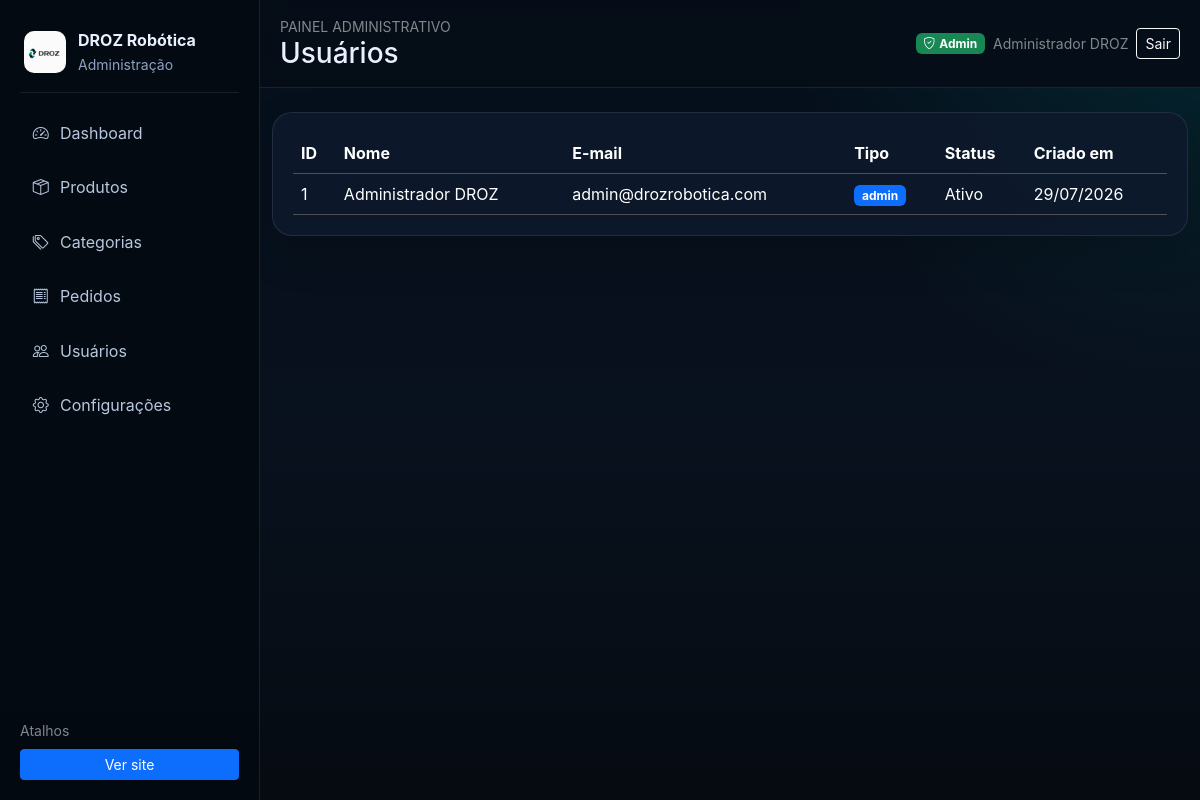
The app's page /admin/usuarios.php (signed in) with its own data.
### tables this page shows
CREATE TABLE usuarios (
    id_usuario INT AUTO_INCREMENT PRIMARY KEY,
    nome VARCHAR(120) NOT NULL,
    email VARCHAR(120) NOT NULL UNIQUE,
    senha VARCHAR(255) NOT NULL,
    tipo ENUM('cliente','admin') NOT NULL DEFAULT 'cliente',
    ativo BOOLEAN NOT NULL DEFAULT TRUE,
    data_criacao DATETIME NOT NULL DEFAULT CURRENT_TIMESTAMP,
    data_atualizacao DATETIME NOT NULL DEFAULT CURRENT_TIMESTAMP ON UPDATE CURRENT_TIMESTAMP
);

### includes/funcoes.php (called while the page is built, shortened)
<?php
if (!function_exists('e')) {
    function e($valor) {
        return htmlspecialchars(
            (string)$valor,
            ENT_QUOTES,
            'UTF-8'
        );
    }
}

### public/admin/usuarios.php (the view, shortened to what this page needs)
<?php
include __DIR__ . '/includes/header.php';
require_once __DIR__ . '/../../config/conexao.php';
$stmt = $pdo->query("SELECT id_usuario, nome, email, tipo, ativo, data_criacao FROM usuarios ORDER BY id_usuario DESC");
$usuarios = $stmt->fetchAll();
?>
<div class="dashboard-card"><div class="table-responsive"><table class="table table-dark align-middle mb-0"><thead><tr><th>ID</th><th>Nome</th><th>E-mail</th><th>Tipo</th><th>Status</th><th>Criado em</th></tr></thead><tbody>
<?php foreach ($usuarios as $usuario): ?><tr><td><?= (int)$usuario['id_usuario'] ?></td><td><?= e($usuario['nome']) ?></td><td><?= e($usuario['email']) ?></td><td><span class="badge <?= $usuario['tipo'] === 'admin' ? 'text-bg-primary' : 'text-bg-secondary' ?>"><?= e($usuario['tipo']) ?></span></td><td><?= $usuario['ativo'] ? 'Ativo' : 'Inativo' ?></td><td><?= e(date('d/m/Y', strtotime($usuario['data_criacao']))) ?></td></tr><?php endforeach; ?>
</tbody></table></div></div>
<?php include __DIR__ . '/includes/footer.php'; ?>

### public/assets/admin/admin.css (style rules this page uses)
:root { --admin-bg: #07111d; --admin-panel: rgba(13, 26, 43, .96); --admin-panel-2: #0f2034; --admin-border: rgba(255,255,255,.09); --admin-primary: #00a69c; --admin-primary-2: #00c7bb; }
* { box-sizing: border-box; }
body.admin-body, body.admin-login-body { min-height: 100vh; color: #eaf0ff; background: radial-gradient(circle at top right, rgba(0,166,156,.14), transparent 28%), linear-gradient(180deg,#05101c,#08111d 55%,#060b12); font-family: Inter, system-ui, -apple-system, BlinkMacSystemFont, "Segoe UI", sans-serif; }
.dashboard-card { background:var(--admin-panel); border:1px solid var(--admin-border); border-radius:20px; padding:1.25rem; box-shadow:0 18px 42px rgba(0,0,0,.18); }
.table { --bs-table-bg: transparent; }

### records on screen
usuarios: id_usuario "1", nome "Administrador DROZ", email "admin@drozrobotica.com", tipo "admin", ativo "Ativo", data_criacao "29/07/2026"

### other values on screen
$adminPagina "Usuários"
$usuario['nome'] "Administrador DROZ"
